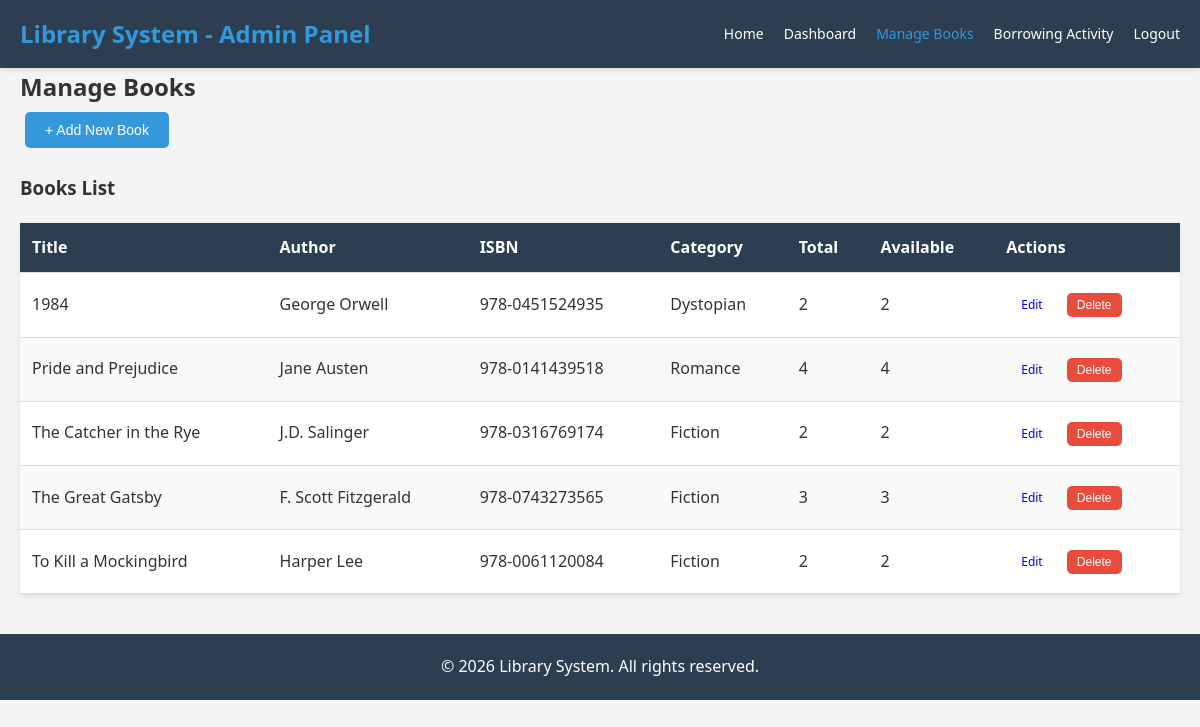
The app's page /admin/books.php (signed in) with its own data.
### tables this page shows
CREATE TABLE books (
    book_id INT PRIMARY KEY AUTO_INCREMENT,
    title VARCHAR(200) NOT NULL,
    author VARCHAR(100) NOT NULL,
    isbn VARCHAR(20) UNIQUE,
    publisher VARCHAR(100),
    publication_year YEAR,
    category VARCHAR(50),
    total_copies INT DEFAULT 1,
    available_copies INT DEFAULT 1,
    description TEXT,
    created_at TIMESTAMP DEFAULT CURRENT_TIMESTAMP,
    updated_at TIMESTAMP DEFAULT CURRENT_TIMESTAMP ON UPDATE CURRENT_TIMESTAMP
);

### includes/Database.php (called while the page is built, shortened)
<?php
class Database {
    private $connection;
    private $host;
    private $user;
    private $pass;
    private $db;
    public function __construct() {
        $this->host = DB_HOST;
        $this->user = DB_USER;
        $this->pass = DB_PASS;
        $this->db = DB_NAME;
    }
    private function connect() {
        $this->connection = new mysqli($this->host, $this->user, $this->pass, $this->db);
        $this->connection->set_charset("utf8");
    }
    public function query($sql) {
        $result = $this->connection->query($sql);
        return $result;
    }
}
?>

### includes/Book.php (called while the page is built, shortened)
<?php
require_once __DIR__ . '/Database.php';
class Book {
    private $db;
    public function __construct() {
        $this->db = new Database();
    }
    public function getAllBooks() {
        $sql = "SELECT * FROM books ORDER BY title ASC";
        $result = $this->db->query($sql);
        return $result->fetch_all(MYSQLI_ASSOC);
    }
}
?>

### admin/books.php (the view, shortened to what this page needs)
<?php
require_once '../includes/Book.php';
$book = new Book();
$edit_book = null;
$books = $book->getAllBooks();
?>
<!DOCTYPE html>
<html lang="en">
<head>
    <link rel="stylesheet" href="../css/style.css">
</head>
<body>
    <div class="navbar">
        <div class="container">
            <h1 class="logo">Library System - Admin Panel</h1>
            <nav>
                <ul>
                    <li><a href="../index.php">Home</a></li>
                    <li><a href="dashboard.php">Dashboard</a></li>
                    <li><a href="books.php" class="active">Manage Books</a></li>
                    <li><a href="borrowing.php">Borrowing Activity</a></li>
                    <li><a href="../pages/logout.php">Logout</a></li>
                </ul>
            </nav>
        </div>
    </div>
    <div class="container">
        <h2>Manage Books</h2>
        <?php if (empty($edit_book)): ?>
            <div style="margin-bottom: 20px;">
                <button onclick="document.getElementById('addBookForm').style.display='block'" class="btn btn-primary">
                    + Add New Book
                </button>
            </div>
        <?php endif; ?>
        <h3>Books List</h3>
        <?php if (empty($books)): ?>
            <p>No books found.</p>
        <?php else: ?>
            <table class="table">
                <thead>
                    <tr>
                        <th>Title</th>
                        <th>Author</th>
                        <th>ISBN</th>
                        <th>Category</th>
                        <th>Total</th>
                        <th>Available</th>
                        <th>Actions</th>
                    </tr>
                </thead>
                <tbody>
                    <?php foreach ($books as $b): ?>
                        <tr>
                            <td><?php echo htmlspecialchars($b['title']); ?></td>
                            <td><?php echo htmlspecialchars($b['author']); ?></td>
                            <td><?php echo htmlspecialchars($b['isbn'] ?? '-'); ?></td>
                            <td><?php echo htmlspecialchars($b['category'] ?? '-'); ?></td>
                            <td><?php echo $b['total_copies']; ?></td>
                            <td><?php echo $b['available_copies']; ?></td>
                            <td>
                                <a href="books.php?edit=<?php echo $b['book_id']; ?>" class="btn btn-sm">Edit</a>
                                <form method="POST" style="display: inline;" onsubmit="return confirm('Delete this book?');">
                                    <button type="submit" class="btn btn-sm btn-danger">Delete</button>
                                </form>
                            </td>
                        </tr>
                    <?php endforeach; ?>
                </tbody>
            </table>
        <?php endif; ?>
    </div>
    <footer>
        <p>&copy; <?php echo date('Y'); ?> Library System. All rights reserved.</p>
    </footer>
</body>
</html>

### css/style.css (style rules this page uses)
* { margin: 0; padding: 0; box-sizing: border-box; }
body { font-family: 'Segoe UI', Tahoma, Geneva, Verdana, sans-serif; line-height: 1.6; color: #333; background-color: #f4f4f4; }
.container { max-width: 1200px; margin: 0 auto; padding: 0 20px; }
.navbar { background-color: #2c3e50; color: white; padding: 15px 0; box-shadow: 0 2px 5px rgba(0,0,0,0.1); position: sticky; top: 0; z-index: 100; }
.navbar .container { display: flex; justify-content: space-between; align-items: center; }
.navbar .logo { font-size: 24px; font-weight: bold; color: #3498db; }
.navbar nav ul { list-style: none; display: flex; gap: 20px; flex-wrap: wrap; }
.navbar nav a { color: white; text-decoration: none; transition: color 0.3s; font-size: 14px; }
.navbar nav a:hover, .navbar nav a.active { color: #3498db; }
.btn { display: inline-block; padding: 10px 20px; border: none; border-radius: 5px; cursor: pointer; text-decoration: none; transition: all 0.3s; font-size: 14px; margin: 5px; }
.btn-primary { background-color: #3498db; color: white; }
.btn-danger { background-color: #e74c3c; color: white; }
.btn-sm { padding: 5px 10px; font-size: 12px; }
.table { width: 100%; border-collapse: collapse; background: white; margin: 20px 0; box-shadow: 0 2px 5px rgba(0,0,0,0.1); }
.table thead { background-color: #2c3e50; color: white; }
.table th, .table td { padding: 12px; text-align: left; border-bottom: 1px solid #ddd; }
.table tbody tr:nth-child(even) { background-color: #f9f9f9; }
footer { background-color: #2c3e50; color: white; text-align: center; padding: 20px; margin-top: 40px; }

### records on screen
books: title "1984", author "George Orwell", isbn "978-0451524935", category "Dystopian", total_copies "2", available_copies "2"
books: title "Pride and Prejudice", author "Jane Austen", isbn "978-0141439518", category "Romance", total_copies "4", available_copies "4"
books: title "The Catcher in the Rye", author "J.D. Salinger", isbn "978-0316769174", category "Fiction", total_copies "2", available_copies "2"
books: title "The Great Gatsby", author "F. Scott Fitzgerald", isbn "978-0743273565", category "Fiction", total_copies "3", available_copies "3"
books: title "To Kill a Mockingbird", author "Harper Lee", isbn "978-0061120084", category "Fiction", total_copies "2", available_copies "2"
